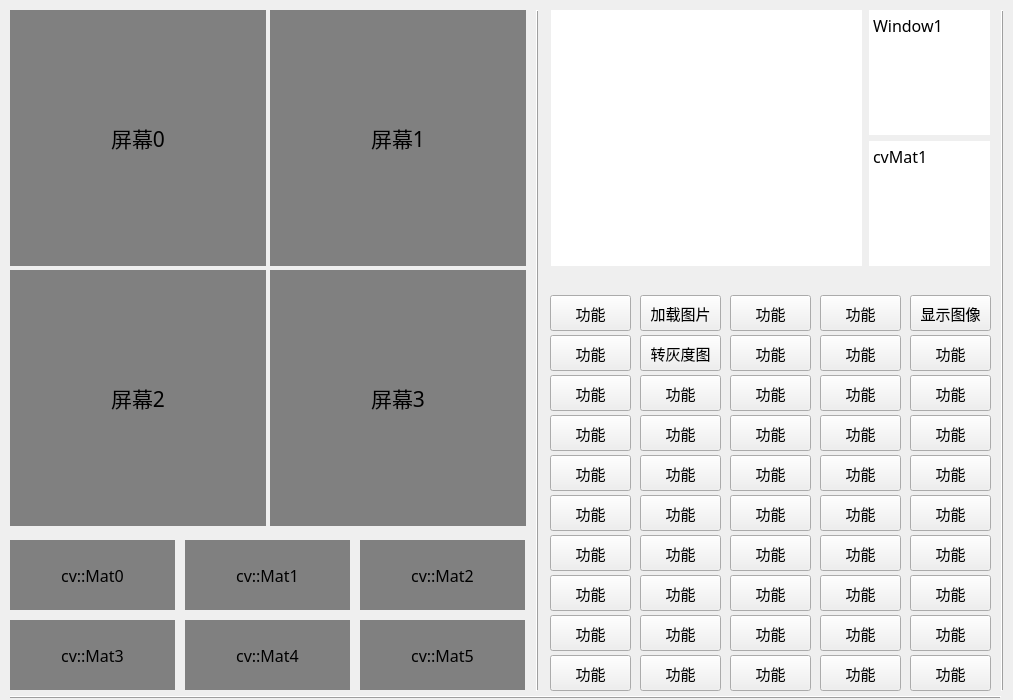
<?xml version="1.0" encoding="UTF-8"?>
<ui version="4.0">
 <class>HuiRuSpaceBitHClass</class>
 <widget class="QMainWindow" name="HuiRuSpaceBitHClass">
  <property name="geometry">
   <rect>
    <x>0</x>
    <y>0</y>
    <width>1013</width>
    <height>700</height>
   </rect>
  </property>
  <property name="windowTitle">
   <string>HuiRuSpaceBitH</string>
  </property>
  <widget class="QWidget" name="centralWidget">
   <widget class="QPushButton" name="pushButton_12">
    <property name="geometry">
     <rect>
      <x>640</x>
      <y>575</y>
      <width>81</width>
      <height>36</height>
     </rect>
    </property>
    <property name="font">
     <font>
      <family>微软雅黑</family>
      <pointsize>11</pointsize>
     </font>
    </property>
    <property name="text">
     <string>功能</string>
    </property>
   </widget>
   <widget class="QPushButton" name="pushButton_32">
    <property name="geometry">
     <rect>
      <x>730</x>
      <y>295</y>
      <width>81</width>
      <height>36</height>
     </rect>
    </property>
    <property name="font">
     <font>
      <family>微软雅黑</family>
      <pointsize>11</pointsize>
     </font>
    </property>
    <property name="text">
     <string>功能</string>
    </property>
   </widget>
   <widget class="QPushButton" name="pushButton_LoadSource">
    <property name="geometry">
     <rect>
      <x>640</x>
      <y>295</y>
      <width>81</width>
      <height>36</height>
     </rect>
    </property>
    <property name="font">
     <font>
      <family>微软雅黑</family>
      <pointsize>11</pointsize>
     </font>
    </property>
    <property name="text">
     <string>加载图片</string>
    </property>
   </widget>
   <widget class="QPushButton" name="pushButton_17">
    <property name="geometry">
     <rect>
      <x>640</x>
      <y>615</y>
      <width>81</width>
      <height>36</height>
     </rect>
    </property>
    <property name="font">
     <font>
      <family>微软雅黑</family>
      <pointsize>11</pointsize>
     </font>
    </property>
    <property name="text">
     <string>功能</string>
    </property>
   </widget>
   <widget class="QPushButton" name="pushButton_26">
    <property name="geometry">
     <rect>
      <x>730</x>
      <y>455</y>
      <width>81</width>
      <height>36</height>
     </rect>
    </property>
    <property name="font">
     <font>
      <family>微软雅黑</family>
      <pointsize>11</pointsize>
     </font>
    </property>
    <property name="text">
     <string>功能</string>
    </property>
   </widget>
   <widget class="QPushButton" name="pushButton_20">
    <property name="geometry">
     <rect>
      <x>640</x>
      <y>455</y>
      <width>81</width>
      <height>36</height>
     </rect>
    </property>
    <property name="font">
     <font>
      <family>微软雅黑</family>
      <pointsize>11</pointsize>
     </font>
    </property>
    <property name="text">
     <string>功能</string>
    </property>
   </widget>
   <widget class="QPushButton" name="pushButton_33">
    <property name="geometry">
     <rect>
      <x>820</x>
      <y>295</y>
      <width>81</width>
      <height>36</height>
     </rect>
    </property>
    <property name="font">
     <font>
      <family>微软雅黑</family>
      <pointsize>11</pointsize>
     </font>
    </property>
    <property name="text">
     <string>功能</string>
    </property>
   </widget>
   <widget class="QPushButton" name="pushButton_29">
    <property name="geometry">
     <rect>
      <x>730</x>
      <y>495</y>
      <width>81</width>
      <height>36</height>
     </rect>
    </property>
    <property name="font">
     <font>
      <family>微软雅黑</family>
      <pointsize>11</pointsize>
     </font>
    </property>
    <property name="text">
     <string>功能</string>
    </property>
   </widget>
   <widget class="QPushButton" name="pushButton_22">
    <property name="geometry">
     <rect>
      <x>730</x>
      <y>535</y>
      <width>81</width>
      <height>36</height>
     </rect>
    </property>
    <property name="font">
     <font>
      <family>微软雅黑</family>
      <pointsize>11</pointsize>
     </font>
    </property>
    <property name="text">
     <string>功能</string>
    </property>
   </widget>
   <widget class="QPushButton" name="pushButton_24">
    <property name="geometry">
     <rect>
      <x>820</x>
      <y>335</y>
      <width>81</width>
      <height>36</height>
     </rect>
    </property>
    <property name="font">
     <font>
      <family>微软雅黑</family>
      <pointsize>11</pointsize>
     </font>
    </property>
    <property name="text">
     <string>功能</string>
    </property>
   </widget>
   <widget class="QPushButton" name="pushButton_14">
    <property name="geometry">
     <rect>
      <x>640</x>
      <y>535</y>
      <width>81</width>
      <height>36</height>
     </rect>
    </property>
    <property name="font">
     <font>
      <family>微软雅黑</family>
      <pointsize>11</pointsize>
     </font>
    </property>
    <property name="text">
     <string>功能</string>
    </property>
   </widget>
   <widget class="QPushButton" name="pushButton_23">
    <property name="geometry">
     <rect>
      <x>730</x>
      <y>575</y>
      <width>81</width>
      <height>36</height>
     </rect>
    </property>
    <property name="font">
     <font>
      <family>微软雅黑</family>
      <pointsize>11</pointsize>
     </font>
    </property>
    <property name="text">
     <string>功能</string>
    </property>
   </widget>
   <widget class="QPushButton" name="pushButton_19">
    <property name="geometry">
     <rect>
      <x>640</x>
      <y>415</y>
      <width>81</width>
      <height>36</height>
     </rect>
    </property>
    <property name="font">
     <font>
      <family>微软雅黑</family>
      <pointsize>11</pointsize>
     </font>
    </property>
    <property name="text">
     <string>功能</string>
    </property>
   </widget>
   <widget class="QPushButton" name="pushButton_4">
    <property name="geometry">
     <rect>
      <x>550</x>
      <y>455</y>
      <width>81</width>
      <height>36</height>
     </rect>
    </property>
    <property name="font">
     <font>
      <family>微软雅黑</family>
      <pointsize>11</pointsize>
     </font>
    </property>
    <property name="text">
     <string>功能</string>
    </property>
   </widget>
   <widget class="QPushButton" name="pushButton_11">
    <property name="geometry">
     <rect>
      <x>640</x>
      <y>375</y>
      <width>81</width>
      <height>36</height>
     </rect>
    </property>
    <property name="font">
     <font>
      <family>微软雅黑</family>
      <pointsize>11</pointsize>
     </font>
    </property>
    <property name="text">
     <string>功能</string>
    </property>
   </widget>
   <widget class="QPushButton" name="pushButton_5">
    <property name="geometry">
     <rect>
      <x>550</x>
      <y>415</y>
      <width>81</width>
      <height>36</height>
     </rect>
    </property>
    <property name="font">
     <font>
      <family>微软雅黑</family>
      <pointsize>11</pointsize>
     </font>
    </property>
    <property name="text">
     <string>功能</string>
    </property>
   </widget>
   <widget class="QPushButton" name="pushButton_38">
    <property name="geometry">
     <rect>
      <x>820</x>
      <y>615</y>
      <width>81</width>
      <height>36</height>
     </rect>
    </property>
    <property name="font">
     <font>
      <family>微软雅黑</family>
      <pointsize>11</pointsize>
     </font>
    </property>
    <property name="text">
     <string>功能</string>
    </property>
   </widget>
   <widget class="QPushButton" name="pushButton_9">
    <property name="geometry">
     <rect>
      <x>550</x>
      <y>615</y>
      <width>81</width>
      <height>36</height>
     </rect>
    </property>
    <property name="font">
     <font>
      <family>微软雅黑</family>
      <pointsize>11</pointsize>
     </font>
    </property>
    <property name="text">
     <string>功能</string>
    </property>
   </widget>
   <widget class="QPushButton" name="pushButton_16">
    <property name="geometry">
     <rect>
      <x>640</x>
      <y>495</y>
      <width>81</width>
      <height>36</height>
     </rect>
    </property>
    <property name="font">
     <font>
      <family>微软雅黑</family>
      <pointsize>11</pointsize>
     </font>
    </property>
    <property name="text">
     <string>功能</string>
    </property>
   </widget>
   <widget class="QPushButton" name="pushButton_31">
    <property name="geometry">
     <rect>
      <x>730</x>
      <y>375</y>
      <width>81</width>
      <height>36</height>
     </rect>
    </property>
    <property name="font">
     <font>
      <family>微软雅黑</family>
      <pointsize>11</pointsize>
     </font>
    </property>
    <property name="text">
     <string>功能</string>
    </property>
   </widget>
   <widget class="QPushButton" name="pushButton_37">
    <property name="geometry">
     <rect>
      <x>730</x>
      <y>655</y>
      <width>81</width>
      <height>36</height>
     </rect>
    </property>
    <property name="font">
     <font>
      <family>微软雅黑</family>
      <pointsize>11</pointsize>
     </font>
    </property>
    <property name="text">
     <string>功能</string>
    </property>
   </widget>
   <widget class="QTextEdit" name="textEdit_Record">
    <property name="geometry">
     <rect>
      <x>551</x>
      <y>10</y>
      <width>311</width>
      <height>256</height>
     </rect>
    </property>
    <property name="font">
     <font>
      <family>微软雅黑</family>
      <pointsize>12</pointsize>
     </font>
    </property>
    <property name="styleSheet">
     <string notr="true">border:0;</string>
    </property>
    <property name="html">
     <string>&lt;!DOCTYPE HTML PUBLIC &quot;-//W3C//DTD HTML 4.0//EN&quot; &quot;http://www.w3.org/TR/REC-html40/strict.dtd&quot;&gt;
&lt;html&gt;&lt;head&gt;&lt;meta name=&quot;qrichtext&quot; content=&quot;1&quot; /&gt;&lt;style type=&quot;text/css&quot;&gt;
p, li { white-space: pre-wrap; }
&lt;/style&gt;&lt;/head&gt;&lt;body style=&quot; font-family:'微软雅黑'; font-size:12pt; font-weight:400; font-style:normal;&quot;&gt;
&lt;p align=&quot;center&quot; style=&quot;-qt-paragraph-type:empty; margin-top:0px; margin-bottom:0px; margin-left:0px; margin-right:0px; -qt-block-indent:0; text-indent:0px;&quot;&gt;&lt;br /&gt;&lt;/p&gt;&lt;/body&gt;&lt;/html&gt;</string>
    </property>
   </widget>
   <widget class="QPushButton" name="pushButton_2">
    <property name="geometry">
     <rect>
      <x>550</x>
      <y>335</y>
      <width>81</width>
      <height>36</height>
     </rect>
    </property>
    <property name="font">
     <font>
      <family>微软雅黑</family>
      <pointsize>11</pointsize>
     </font>
    </property>
    <property name="text">
     <string>功能</string>
    </property>
   </widget>
   <widget class="QPushButton" name="pushButton_21">
    <property name="geometry">
     <rect>
      <x>820</x>
      <y>575</y>
      <width>81</width>
      <height>36</height>
     </rect>
    </property>
    <property name="font">
     <font>
      <family>微软雅黑</family>
      <pointsize>11</pointsize>
     </font>
    </property>
    <property name="text">
     <string>功能</string>
    </property>
   </widget>
   <widget class="QPushButton" name="pushButton_25">
    <property name="geometry">
     <rect>
      <x>820</x>
      <y>455</y>
      <width>81</width>
      <height>36</height>
     </rect>
    </property>
    <property name="font">
     <font>
      <family>微软雅黑</family>
      <pointsize>11</pointsize>
     </font>
    </property>
    <property name="text">
     <string>功能</string>
    </property>
   </widget>
   <widget class="QPushButton" name="pushButton_10">
    <property name="geometry">
     <rect>
      <x>550</x>
      <y>655</y>
      <width>81</width>
      <height>36</height>
     </rect>
    </property>
    <property name="font">
     <font>
      <family>微软雅黑</family>
      <pointsize>11</pointsize>
     </font>
    </property>
    <property name="text">
     <string>功能</string>
    </property>
   </widget>
   <widget class="QPushButton" name="pushButton_27">
    <property name="geometry">
     <rect>
      <x>730</x>
      <y>335</y>
      <width>81</width>
      <height>36</height>
     </rect>
    </property>
    <property name="font">
     <font>
      <family>微软雅黑</family>
      <pointsize>11</pointsize>
     </font>
    </property>
    <property name="text">
     <string>功能</string>
    </property>
   </widget>
   <widget class="QPushButton" name="pushButton_39">
    <property name="geometry">
     <rect>
      <x>820</x>
      <y>375</y>
      <width>81</width>
      <height>36</height>
     </rect>
    </property>
    <property name="font">
     <font>
      <family>微软雅黑</family>
      <pointsize>11</pointsize>
     </font>
    </property>
    <property name="text">
     <string>功能</string>
    </property>
   </widget>
   <widget class="QPushButton" name="pushButton_6">
    <property name="geometry">
     <rect>
      <x>550</x>
      <y>575</y>
      <width>81</width>
      <height>36</height>
     </rect>
    </property>
    <property name="font">
     <font>
      <family>微软雅黑</family>
      <pointsize>11</pointsize>
     </font>
    </property>
    <property name="text">
     <string>功能</string>
    </property>
   </widget>
   <widget class="QPushButton" name="pushButton_30">
    <property name="geometry">
     <rect>
      <x>820</x>
      <y>655</y>
      <width>81</width>
      <height>36</height>
     </rect>
    </property>
    <property name="font">
     <font>
      <family>微软雅黑</family>
      <pointsize>11</pointsize>
     </font>
    </property>
    <property name="text">
     <string>功能</string>
    </property>
   </widget>
   <widget class="QPushButton" name="pushButton_28">
    <property name="geometry">
     <rect>
      <x>730</x>
      <y>615</y>
      <width>81</width>
      <height>36</height>
     </rect>
    </property>
    <property name="font">
     <font>
      <family>微软雅黑</family>
      <pointsize>11</pointsize>
     </font>
    </property>
    <property name="text">
     <string>功能</string>
    </property>
   </widget>
   <widget class="QPushButton" name="pushButton_13">
    <property name="geometry">
     <rect>
      <x>640</x>
      <y>655</y>
      <width>81</width>
      <height>36</height>
     </rect>
    </property>
    <property name="font">
     <font>
      <family>微软雅黑</family>
      <pointsize>11</pointsize>
     </font>
    </property>
    <property name="text">
     <string>功能</string>
    </property>
   </widget>
   <widget class="QPushButton" name="pushButton_35">
    <property name="geometry">
     <rect>
      <x>730</x>
      <y>415</y>
      <width>81</width>
      <height>36</height>
     </rect>
    </property>
    <property name="font">
     <font>
      <family>微软雅黑</family>
      <pointsize>11</pointsize>
     </font>
    </property>
    <property name="text">
     <string>功能</string>
    </property>
   </widget>
   <widget class="QPushButton" name="pushButton_18">
    <property name="geometry">
     <rect>
      <x>640</x>
      <y>335</y>
      <width>81</width>
      <height>36</height>
     </rect>
    </property>
    <property name="font">
     <font>
      <family>微软雅黑</family>
      <pointsize>11</pointsize>
     </font>
    </property>
    <property name="text">
     <string>转灰度图</string>
    </property>
   </widget>
   <widget class="QPushButton" name="pushButton_36">
    <property name="geometry">
     <rect>
      <x>820</x>
      <y>415</y>
      <width>81</width>
      <height>36</height>
     </rect>
    </property>
    <property name="font">
     <font>
      <family>微软雅黑</family>
      <pointsize>11</pointsize>
     </font>
    </property>
    <property name="text">
     <string>功能</string>
    </property>
   </widget>
   <widget class="QPushButton" name="pushButton_8">
    <property name="geometry">
     <rect>
      <x>550</x>
      <y>535</y>
      <width>81</width>
      <height>36</height>
     </rect>
    </property>
    <property name="font">
     <font>
      <family>微软雅黑</family>
      <pointsize>11</pointsize>
     </font>
    </property>
    <property name="text">
     <string>功能</string>
    </property>
   </widget>
   <widget class="QPushButton" name="pushButton_7">
    <property name="geometry">
     <rect>
      <x>550</x>
      <y>495</y>
      <width>81</width>
      <height>36</height>
     </rect>
    </property>
    <property name="font">
     <font>
      <family>微软雅黑</family>
      <pointsize>11</pointsize>
     </font>
    </property>
    <property name="text">
     <string>功能</string>
    </property>
   </widget>
   <widget class="QPushButton" name="pushButton">
    <property name="geometry">
     <rect>
      <x>550</x>
      <y>295</y>
      <width>81</width>
      <height>36</height>
     </rect>
    </property>
    <property name="font">
     <font>
      <family>微软雅黑</family>
      <pointsize>11</pointsize>
     </font>
    </property>
    <property name="text">
     <string>功能</string>
    </property>
   </widget>
   <widget class="QPushButton" name="pushButton_34">
    <property name="geometry">
     <rect>
      <x>820</x>
      <y>535</y>
      <width>81</width>
      <height>36</height>
     </rect>
    </property>
    <property name="font">
     <font>
      <family>微软雅黑</family>
      <pointsize>11</pointsize>
     </font>
    </property>
    <property name="text">
     <string>功能</string>
    </property>
   </widget>
   <widget class="QPushButton" name="pushButton_40">
    <property name="geometry">
     <rect>
      <x>820</x>
      <y>495</y>
      <width>81</width>
      <height>36</height>
     </rect>
    </property>
    <property name="font">
     <font>
      <family>微软雅黑</family>
      <pointsize>11</pointsize>
     </font>
    </property>
    <property name="text">
     <string>功能</string>
    </property>
   </widget>
   <widget class="QPushButton" name="pushButton_3">
    <property name="geometry">
     <rect>
      <x>550</x>
      <y>375</y>
      <width>81</width>
      <height>36</height>
     </rect>
    </property>
    <property name="font">
     <font>
      <family>微软雅黑</family>
      <pointsize>11</pointsize>
     </font>
    </property>
    <property name="text">
     <string>功能</string>
    </property>
   </widget>
   <widget class="QTextEdit" name="textEdit_Window">
    <property name="geometry">
     <rect>
      <x>869</x>
      <y>10</y>
      <width>121</width>
      <height>125</height>
     </rect>
    </property>
    <property name="font">
     <font>
      <family>微软雅黑</family>
      <pointsize>12</pointsize>
     </font>
    </property>
    <property name="styleSheet">
     <string notr="true">border:0;</string>
    </property>
    <property name="html">
     <string>&lt;!DOCTYPE HTML PUBLIC &quot;-//W3C//DTD HTML 4.0//EN&quot; &quot;http://www.w3.org/TR/REC-html40/strict.dtd&quot;&gt;
&lt;html&gt;&lt;head&gt;&lt;meta name=&quot;qrichtext&quot; content=&quot;1&quot; /&gt;&lt;style type=&quot;text/css&quot;&gt;
p, li { white-space: pre-wrap; }
&lt;/style&gt;&lt;/head&gt;&lt;body style=&quot; font-family:'微软雅黑'; font-size:12pt; font-weight:400; font-style:normal;&quot;&gt;
&lt;p style=&quot; margin-top:0px; margin-bottom:0px; margin-left:0px; margin-right:0px; -qt-block-indent:0; text-indent:0px;&quot;&gt;Window1&lt;/p&gt;&lt;/body&gt;&lt;/html&gt;</string>
    </property>
   </widget>
   <widget class="QPushButton" name="pushButton_41">
    <property name="geometry">
     <rect>
      <x>910</x>
      <y>495</y>
      <width>81</width>
      <height>36</height>
     </rect>
    </property>
    <property name="font">
     <font>
      <family>微软雅黑</family>
      <pointsize>11</pointsize>
     </font>
    </property>
    <property name="text">
     <string>功能</string>
    </property>
   </widget>
   <widget class="QPushButton" name="pushButton_42">
    <property name="geometry">
     <rect>
      <x>910</x>
      <y>655</y>
      <width>81</width>
      <height>36</height>
     </rect>
    </property>
    <property name="font">
     <font>
      <family>微软雅黑</family>
      <pointsize>11</pointsize>
     </font>
    </property>
    <property name="text">
     <string>功能</string>
    </property>
   </widget>
   <widget class="QPushButton" name="pushButton_43">
    <property name="geometry">
     <rect>
      <x>910</x>
      <y>335</y>
      <width>81</width>
      <height>36</height>
     </rect>
    </property>
    <property name="font">
     <font>
      <family>微软雅黑</family>
      <pointsize>11</pointsize>
     </font>
    </property>
    <property name="text">
     <string>功能</string>
    </property>
   </widget>
   <widget class="QPushButton" name="pushButton_44">
    <property name="geometry">
     <rect>
      <x>910</x>
      <y>575</y>
      <width>81</width>
      <height>36</height>
     </rect>
    </property>
    <property name="font">
     <font>
      <family>微软雅黑</family>
      <pointsize>11</pointsize>
     </font>
    </property>
    <property name="text">
     <string>功能</string>
    </property>
   </widget>
   <widget class="QPushButton" name="pushButton_45">
    <property name="geometry">
     <rect>
      <x>910</x>
      <y>615</y>
      <width>81</width>
      <height>36</height>
     </rect>
    </property>
    <property name="font">
     <font>
      <family>微软雅黑</family>
      <pointsize>11</pointsize>
     </font>
    </property>
    <property name="text">
     <string>功能</string>
    </property>
   </widget>
   <widget class="QPushButton" name="pushButton_46">
    <property name="geometry">
     <rect>
      <x>910</x>
      <y>295</y>
      <width>81</width>
      <height>36</height>
     </rect>
    </property>
    <property name="font">
     <font>
      <family>微软雅黑</family>
      <pointsize>11</pointsize>
     </font>
    </property>
    <property name="text">
     <string>显示图像</string>
    </property>
   </widget>
   <widget class="QPushButton" name="pushButton_47">
    <property name="geometry">
     <rect>
      <x>910</x>
      <y>375</y>
      <width>81</width>
      <height>36</height>
     </rect>
    </property>
    <property name="font">
     <font>
      <family>微软雅黑</family>
      <pointsize>11</pointsize>
     </font>
    </property>
    <property name="text">
     <string>功能</string>
    </property>
   </widget>
   <widget class="QPushButton" name="pushButton_48">
    <property name="geometry">
     <rect>
      <x>910</x>
      <y>415</y>
      <width>81</width>
      <height>36</height>
     </rect>
    </property>
    <property name="font">
     <font>
      <family>微软雅黑</family>
      <pointsize>11</pointsize>
     </font>
    </property>
    <property name="text">
     <string>功能</string>
    </property>
   </widget>
   <widget class="QPushButton" name="pushButton_49">
    <property name="geometry">
     <rect>
      <x>910</x>
      <y>455</y>
      <width>81</width>
      <height>36</height>
     </rect>
    </property>
    <property name="font">
     <font>
      <family>微软雅黑</family>
      <pointsize>11</pointsize>
     </font>
    </property>
    <property name="text">
     <string>功能</string>
    </property>
   </widget>
   <widget class="QPushButton" name="pushButton_50">
    <property name="geometry">
     <rect>
      <x>910</x>
      <y>535</y>
      <width>81</width>
      <height>36</height>
     </rect>
    </property>
    <property name="font">
     <font>
      <family>微软雅黑</family>
      <pointsize>11</pointsize>
     </font>
    </property>
    <property name="text">
     <string>功能</string>
    </property>
   </widget>
   <widget class="QLabel" name="label_Window1">
    <property name="geometry">
     <rect>
      <x>270</x>
      <y>10</y>
      <width>256</width>
      <height>256</height>
     </rect>
    </property>
    <property name="font">
     <font>
      <family>微软雅黑</family>
      <pointsize>16</pointsize>
     </font>
    </property>
    <property name="styleSheet">
     <string notr="true">background-color:gray;</string>
    </property>
    <property name="text">
     <string>屏幕1</string>
    </property>
    <property name="alignment">
     <set>Qt::AlignCenter</set>
    </property>
   </widget>
   <widget class="QLabel" name="label_Window0">
    <property name="geometry">
     <rect>
      <x>10</x>
      <y>10</y>
      <width>256</width>
      <height>256</height>
     </rect>
    </property>
    <property name="font">
     <font>
      <family>微软雅黑</family>
      <pointsize>16</pointsize>
     </font>
    </property>
    <property name="styleSheet">
     <string notr="true">background-color:gray;</string>
    </property>
    <property name="text">
     <string>屏幕0</string>
    </property>
    <property name="alignment">
     <set>Qt::AlignCenter</set>
    </property>
   </widget>
   <widget class="QLabel" name="label_Window2">
    <property name="geometry">
     <rect>
      <x>10</x>
      <y>270</y>
      <width>256</width>
      <height>256</height>
     </rect>
    </property>
    <property name="font">
     <font>
      <family>微软雅黑</family>
      <pointsize>16</pointsize>
     </font>
    </property>
    <property name="styleSheet">
     <string notr="true">background-color:gray;</string>
    </property>
    <property name="text">
     <string>屏幕2</string>
    </property>
    <property name="alignment">
     <set>Qt::AlignCenter</set>
    </property>
   </widget>
   <widget class="QLabel" name="label_Window3">
    <property name="geometry">
     <rect>
      <x>270</x>
      <y>270</y>
      <width>256</width>
      <height>256</height>
     </rect>
    </property>
    <property name="font">
     <font>
      <family>微软雅黑</family>
      <pointsize>16</pointsize>
     </font>
    </property>
    <property name="styleSheet">
     <string notr="true">background-color:gray;</string>
    </property>
    <property name="text">
     <string>屏幕3</string>
    </property>
    <property name="alignment">
     <set>Qt::AlignCenter</set>
    </property>
   </widget>
   <widget class="QFrame" name="frame">
    <property name="geometry">
     <rect>
      <x>530</x>
      <y>10</y>
      <width>15</width>
      <height>681</height>
     </rect>
    </property>
    <property name="frameShape">
     <enum>QFrame::VLine</enum>
    </property>
    <property name="frameShadow">
     <enum>QFrame::Raised</enum>
    </property>
   </widget>
   <widget class="QLabel" name="label_cvMat3">
    <property name="geometry">
     <rect>
      <x>10</x>
      <y>620</y>
      <width>165</width>
      <height>70</height>
     </rect>
    </property>
    <property name="font">
     <font>
      <family>微软雅黑</family>
      <pointsize>12</pointsize>
     </font>
    </property>
    <property name="styleSheet">
     <string notr="true">background-color:gray;</string>
    </property>
    <property name="text">
     <string>cv::Mat3</string>
    </property>
    <property name="alignment">
     <set>Qt::AlignCenter</set>
    </property>
   </widget>
   <widget class="QLabel" name="label_cvMat1">
    <property name="geometry">
     <rect>
      <x>185</x>
      <y>540</y>
      <width>165</width>
      <height>70</height>
     </rect>
    </property>
    <property name="font">
     <font>
      <family>微软雅黑</family>
      <pointsize>12</pointsize>
     </font>
    </property>
    <property name="styleSheet">
     <string notr="true">background-color:gray;</string>
    </property>
    <property name="text">
     <string>cv::Mat1</string>
    </property>
    <property name="alignment">
     <set>Qt::AlignCenter</set>
    </property>
   </widget>
   <widget class="QLabel" name="label_cvMat2">
    <property name="geometry">
     <rect>
      <x>360</x>
      <y>540</y>
      <width>165</width>
      <height>70</height>
     </rect>
    </property>
    <property name="font">
     <font>
      <family>微软雅黑</family>
      <pointsize>12</pointsize>
     </font>
    </property>
    <property name="styleSheet">
     <string notr="true">background-color:gray;</string>
    </property>
    <property name="text">
     <string>cv::Mat2</string>
    </property>
    <property name="alignment">
     <set>Qt::AlignCenter</set>
    </property>
   </widget>
   <widget class="QLabel" name="label_cvMat0">
    <property name="geometry">
     <rect>
      <x>10</x>
      <y>540</y>
      <width>165</width>
      <height>70</height>
     </rect>
    </property>
    <property name="font">
     <font>
      <family>微软雅黑</family>
      <pointsize>12</pointsize>
     </font>
    </property>
    <property name="styleSheet">
     <string notr="true">background-color:gray;</string>
    </property>
    <property name="text">
     <string>cv::Mat0</string>
    </property>
    <property name="alignment">
     <set>Qt::AlignCenter</set>
    </property>
   </widget>
   <widget class="QLabel" name="label_cvMat4">
    <property name="geometry">
     <rect>
      <x>185</x>
      <y>620</y>
      <width>165</width>
      <height>70</height>
     </rect>
    </property>
    <property name="font">
     <font>
      <family>微软雅黑</family>
      <pointsize>12</pointsize>
     </font>
    </property>
    <property name="styleSheet">
     <string notr="true">background-color:gray;</string>
    </property>
    <property name="text">
     <string>cv::Mat4</string>
    </property>
    <property name="alignment">
     <set>Qt::AlignCenter</set>
    </property>
   </widget>
   <widget class="QLabel" name="label_cvMat5">
    <property name="geometry">
     <rect>
      <x>360</x>
      <y>620</y>
      <width>165</width>
      <height>70</height>
     </rect>
    </property>
    <property name="font">
     <font>
      <family>微软雅黑</family>
      <pointsize>12</pointsize>
     </font>
    </property>
    <property name="styleSheet">
     <string notr="true">background-color:gray;</string>
    </property>
    <property name="text">
     <string>cv::Mat5</string>
    </property>
    <property name="alignment">
     <set>Qt::AlignCenter</set>
    </property>
   </widget>
   <widget class="QTextEdit" name="textEdit_cvMat">
    <property name="geometry">
     <rect>
      <x>869</x>
      <y>141</y>
      <width>121</width>
      <height>125</height>
     </rect>
    </property>
    <property name="font">
     <font>
      <family>微软雅黑</family>
      <pointsize>12</pointsize>
     </font>
    </property>
    <property name="styleSheet">
     <string notr="true">border:0;</string>
    </property>
    <property name="html">
     <string>&lt;!DOCTYPE HTML PUBLIC &quot;-//W3C//DTD HTML 4.0//EN&quot; &quot;http://www.w3.org/TR/REC-html40/strict.dtd&quot;&gt;
&lt;html&gt;&lt;head&gt;&lt;meta name=&quot;qrichtext&quot; content=&quot;1&quot; /&gt;&lt;style type=&quot;text/css&quot;&gt;
p, li { white-space: pre-wrap; }
&lt;/style&gt;&lt;/head&gt;&lt;body style=&quot; font-family:'微软雅黑'; font-size:12pt; font-weight:400; font-style:normal;&quot;&gt;
&lt;p style=&quot; margin-top:0px; margin-bottom:0px; margin-left:0px; margin-right:0px; -qt-block-indent:0; text-indent:0px;&quot;&gt;cvMat1&lt;/p&gt;&lt;/body&gt;&lt;/html&gt;</string>
    </property>
   </widget>
   <widget class="QFrame" name="frame_2">
    <property name="geometry">
     <rect>
      <x>995</x>
      <y>10</y>
      <width>15</width>
      <height>681</height>
     </rect>
    </property>
    <property name="frameShape">
     <enum>QFrame::VLine</enum>
    </property>
    <property name="frameShadow">
     <enum>QFrame::Raised</enum>
    </property>
   </widget>
   <widget class="QFrame" name="frame_3">
    <property name="geometry">
     <rect>
      <x>10</x>
      <y>690</y>
      <width>991</width>
      <height>15</height>
     </rect>
    </property>
    <property name="frameShape">
     <enum>QFrame::HLine</enum>
    </property>
    <property name="frameShadow">
     <enum>QFrame::Raised</enum>
    </property>
   </widget>
  </widget>
 </widget>
 <layoutdefault spacing="6" margin="11"/>
 <resources>
  <include location="HuiRuSpaceBitH.qrc"/>
 </resources>
 <connections/>
</ui>
